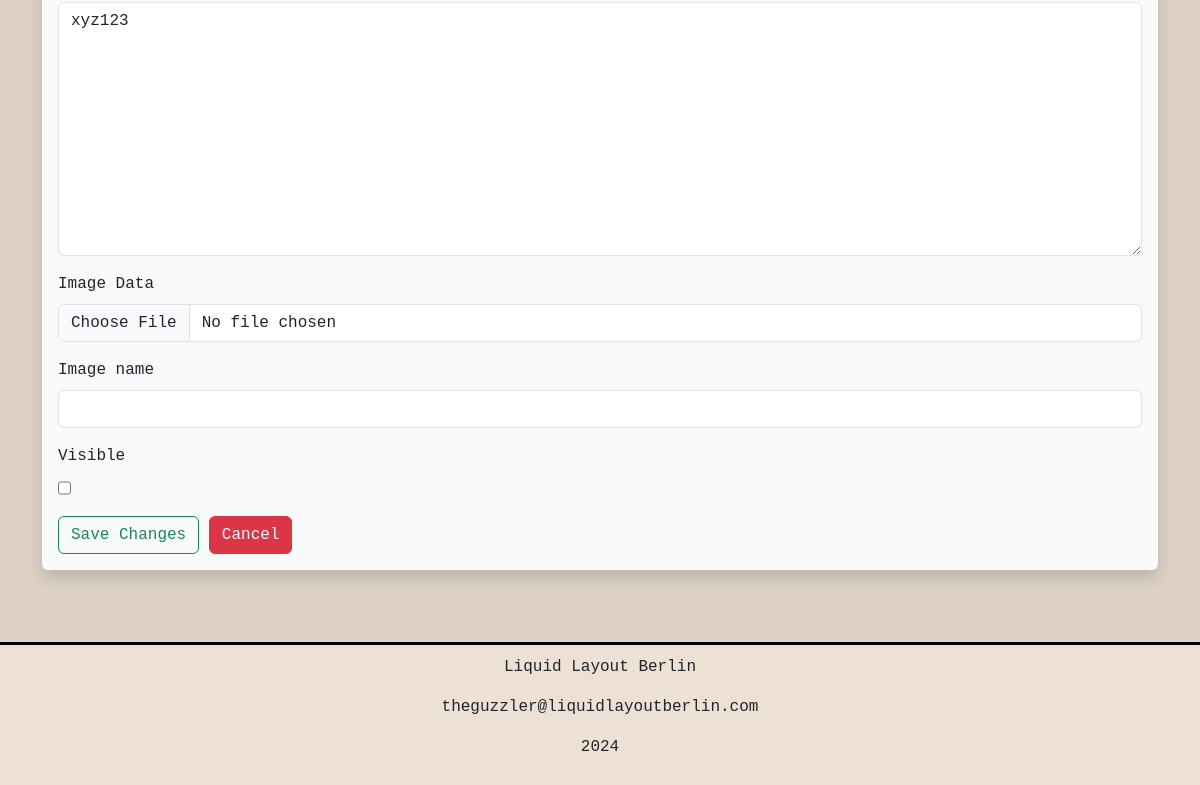
The app's page /posts/edit/1 (signed in, lower part), older data.
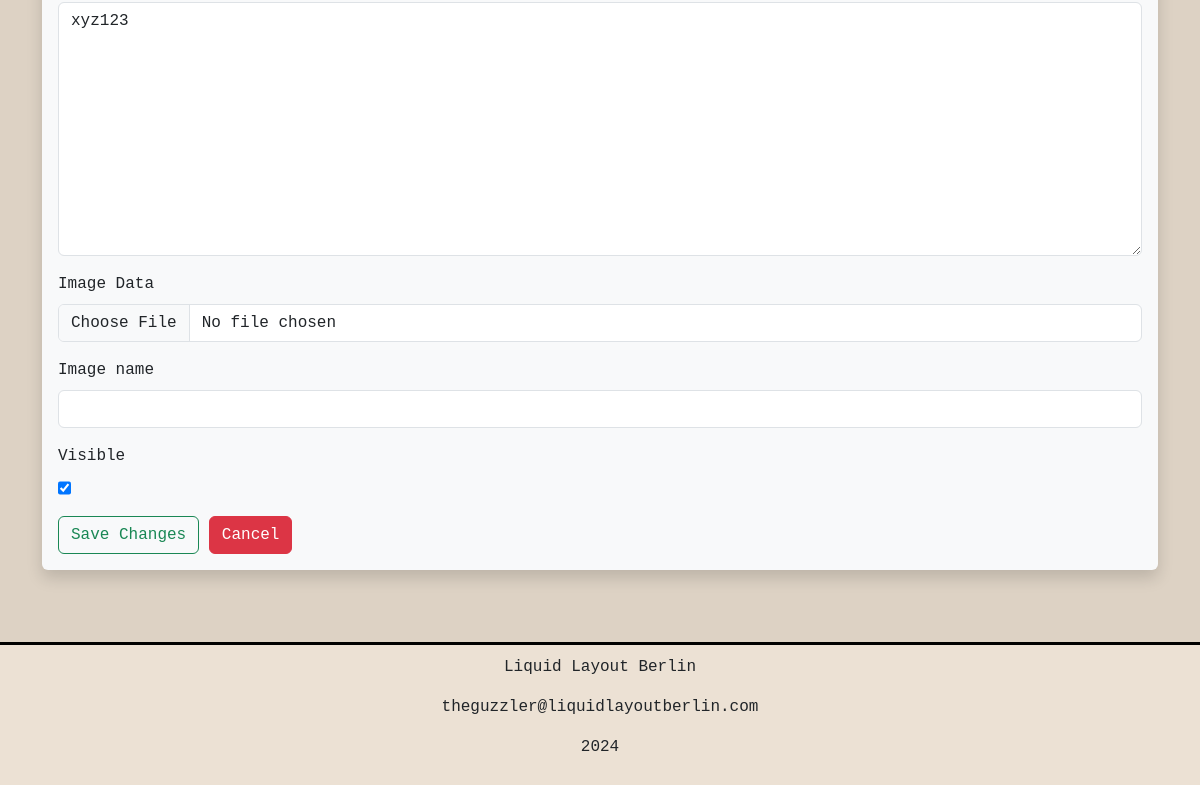
The same page, newer data.
### app/models.py (models this page shows, shortened)
class Post(db.Model):
    id : so.Mapped[int] = so.mapped_column(primary_key=True)
    title : so.Mapped[str] = so.mapped_column(sa.String(64))
    body : so.Mapped[str] = so.mapped_column(sa.Text)
    map_embed : so.Mapped[str] = so.mapped_column(sa.Text, nullable=True)
    transit : so.Mapped[str] = so.mapped_column(sa.String(64))
    neighbourhood : so.Mapped[str] = so.mapped_column(sa.String(64))
    beer_rating : so.Mapped[str] = so.mapped_column(sa.Integer)
    guinness : so.Mapped[bool] = so.mapped_column(sa.Boolean)
    smoking : so.Mapped[bool] = so.mapped_column(sa.Boolean)
    music : so.Mapped[str] = so.mapped_column(sa.String(128))
    visible : so.Mapped[bool] = so.mapped_column(sa.Boolean, default=True, nullable=True)
    image_data: so.Mapped[bytes] = so.mapped_column(sa.LargeBinary, nullable=True)  # Store image data
    image_filename: so.Mapped[str] = so.mapped_column(sa.String(255), nullable=True)  # Store image filename
    timestamp : so.Mapped[datetime] = so.mapped_column(index=True, default=lambda: datetime.now(timezone.utc))
    user_id : so.Mapped[int] = so.mapped_column(sa.ForeignKey(User.id), index=True)
    author : so.Mapped[User] = so.relationship(back_populates="posts")

### app/routes.py (the view, shortened to what this page needs)
@app.route("/posts/edit/<id>", methods=["GET", "POST"])
@login_required
def edit_post(id):
    post = Post.query.get_or_404(id)
    form = PostForm(obj=post)
    title = f"Edit post {post.title}"
    return render_template("edit_post.html", title=title, post=post, form=form)

### app/forms.py
class PostForm(FlaskForm):
    title = StringField("Title", validators=[DataRequired(), Length(min=1, max=140)])
    transit = SelectField("Transit", choices=transit_list, validators=[DataRequired()])
    neighbourhood = SelectField("Neighbourhood", choices=neighbourhoods_list, validators=[DataRequired()])
    beer_rating = SelectField("Beer Rating", choices=beer_rating_list, validators=[DataRequired()])
    guinness = BooleanField("Guinness")
    smoking = BooleanField("Smoking")
    music = StringField("Music")
    map_embed = StringField("Map Embed")
    body = TextAreaField("Body", validators=[DataRequired()])
    image_data = FileField("Image Data", validators=[Optional()])
    image_filename = StringField("Image name", validators=[Optional()])
    visible = BooleanField("Visible", default="checked")
    submit = SubmitField("Submit")

### app/models.py (called while the page is built)
@login.user_loader
def load_user(id):
    return db.session.get(User, int(id))

### app/templates/edit_post.html (shortened to what this page needs)
{% extends "base.html" %}
{% block content %}
    <div class="shadow p-3 mb-5 bg-body-tertiary rounded">
        <form action="" method="post">
            <div class="mb-3">
                {{ form.body(class="form-control", rows="10") }}
            </div>
            <div class="mb-3">
                {{ form.image_data.label(class="form-label") }}
                {{ form.image_data(class="form-control") }}
            </div>
            <div class="mb-3">
                {{ form.image_filename.label(class="form-label") }}
                {{ form.image_filename(class="form-control") }}
            </div>
            <div class="mb-3">
                {{ form.visible.label(class="form-label") }}
                {{ form.visible(class="form-check") }}
            </div>
            <button type="submit" class="btn btn-outline-success">Save Changes</button>
            <a href="{{url_for('index')}}" class="btn btn-danger">Cancel</a>
        </form>
    </div>
        <br>
{% endblock %}

Row changes from the older to the newer data that the page shows:
changed Post "xyz123": visible "☐" → "☑"
